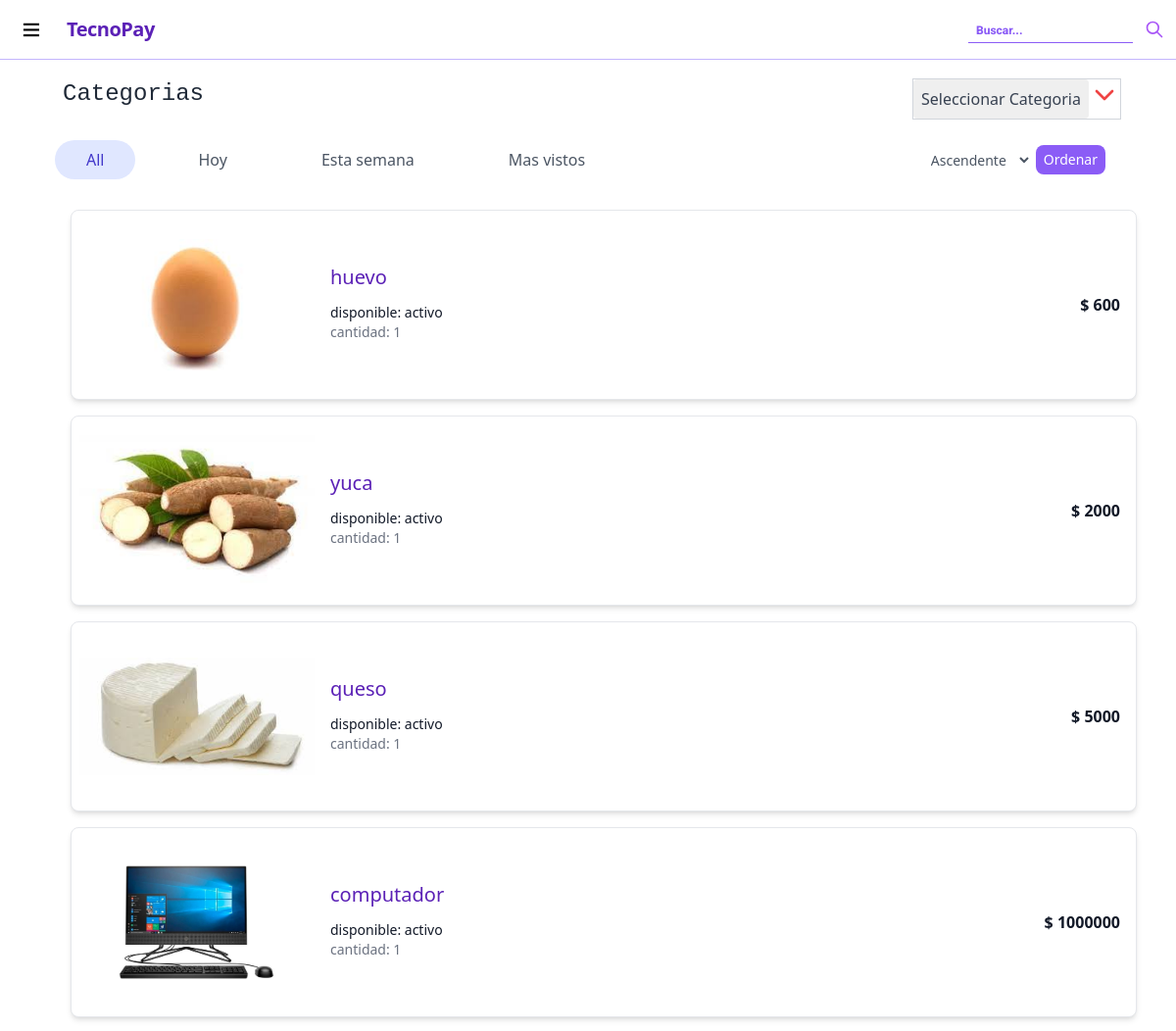
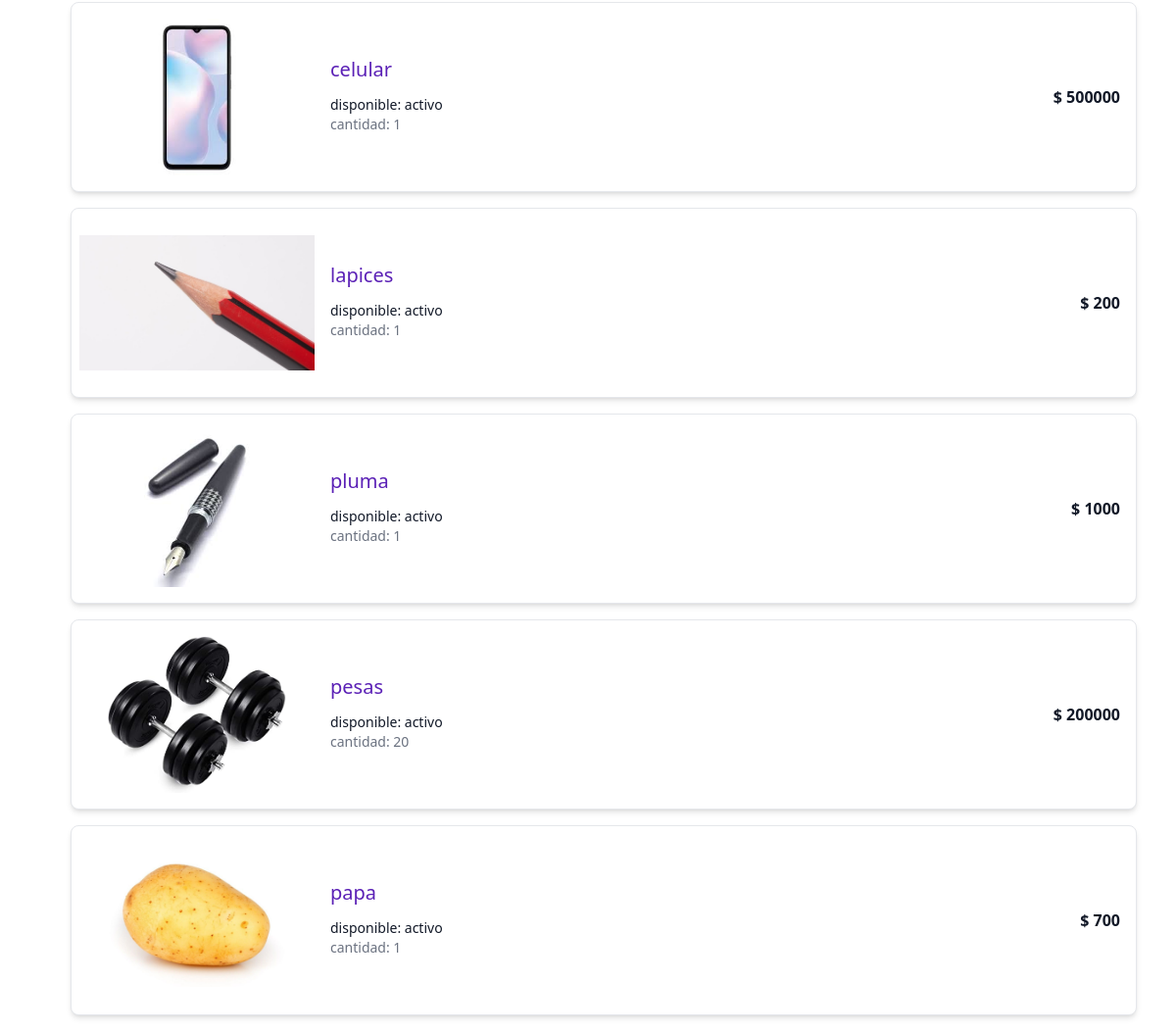
/categorys/, run on the app's committed database (2 pictures, top to bottom).
### products/models.py (models this page shows, shortened)
class InheritedData(models.Model):
    modified = models.DateTimeField(auto_now=True)
    created = models.DateTimeField(auto_now_add=True)
    class Meta:
        abstract = True

class Products(InheritedData):
    name=models.CharField(max_length=100)
    description=models.TextField()
    img=models.ImageField(null=True,blank=True)
    price=models.PositiveIntegerField()
    quantity=models.PositiveIntegerField(default=1)
    active=models.BooleanField(default=True)
    categorys=models.ManyToManyField(Category)

### products/views.py (the view, shortened to what this page needs)
# urls.py: path('categorys/',ListCategoryProducts.as_view(),name='category'),
class ListCategoryProducts(View):
    def get(self, request, *args, **kwargs):
        search = request.GET.get('search',None)
        print(search)
        if search == None:
            data_cate=request.GET.get('cate',None)
            ordering=request.GET.get('ordering',None)
            category= request.GET.get('c',None)
            if ordering == 'Asc':
                ordering='id'
            elif ordering == 'Des':
                ordering='-id'
            else:
                ordering='id'
            if category != "":
                if Category.objects.filter(id=category).exists() != True:
                    category=Category.objects.all()
            else:
                category=Category.objects.all()
            today = datetime.date.today()
            start_week = today - datetime.timedelta(today.weekday())
            end_week = start_week + datetime.timedelta(7)
            products_filter=Products.objects.all()
            if data_cate != (None or ""):
                if data_cate == 't':
                    products_filter=Products.objects.filter(created__day=today.day,created__month=today.month,categorys__in=category).order_by(ordering)
                elif data_cate == 's':
                    products_filter=Products.objects.filter(created__gte=start_week,created__lte=end_week,categorys__in=category).order_by(ordering)
            else:
                products_filter=Products.objects.filter(categorys__in=category).order_by(ordering)
            context={
                'products_list': products_filter,
                'categorys':Category.objects.all(),
            }
            return render(request,'category/list_category.html', context)

### templates/category/list_category.html (shortened to what this page needs)
{% extends "base/base.html" %}
{% load static %}
{% block content%}
<div class="sm:px-6 w-full">
                <div class="bg-white md:px-8 xl:px-20 pt-20 ">
                    <div class="px-2 pb-6 flex w-full justify-between relative">
                        <div class="flex items-center justify-between">
                            <p tabindex="0" class="focus:outline-none text-base sm:text-lg md:text-xl lg:text-2xl font-medium leading-normal text-gray-800 font-mono" >Categorias</p>
                        </div>
                        <div class="flex justify-center  border border-solid border-gray-300 absolute right-0 bg-white">
                            <div class="select-content" >
                                    <select id="category" class="form-select appearance-none
                                      block
                                      p-2
                                      text-base
                                      font-normal
                                      text-gray-700
                                      bg-clip-padding bg-no-repeat
                                      rounded
                                      transition
                                      ease-in-out
                                      focus:text-gray-700 focus:bg-white focus:border-blue-600 focus:outline-none" aria-label="Default select example">
                                        <option selected value="-1">Seleccionar Categoria</option>
                                    </select>
                            </div>
                            <svg class="h-8 w-8 text-red-500"  width="24" height="24" viewBox="0 0 24 24" stroke-width="2" stroke="currentColor" fill="none" stroke-linecap="round" stroke-linejoin="round">  <path stroke="none" d="M0 0h24v24H0z"/>  <polyline points="6 9 12 15 18 9" /></svg>
                          </div>
                    </div>
                    <div class="sm:flex items-center justify-between font-sans">
                        <div class="flex items-center">
                            <a class="rounded-full focus:outline-none focus:ring-2  focus:bg-indigo-50 focus:ring-indigo-800" href="?cate=">
                                <div class="py-2 px-8 bg-indigo-100 text-indigo-700 rounded-full ">
                                    <p >All</p>
                                </div>
                            </a>
                            <a class="rounded-full focus:outline-none focus:ring-2 focus:bg-indigo-50 focus:ring-indigo-800 ml-4 sm:ml-8" href="?cate=t&c={{request.GET.c}}">
                                <div class="py-2 px-8 text-gray-600 hover:text-indigo-700 hover:bg-indigo-100 rounded-full ">
                                    <p>Hoy</p>
                                </div>
                            </a>
                            <a class="rounded-full focus:outline-none focus:ring-2 focus:bg-indigo-50 focus:ring-indigo-800 ml-4 sm:ml-8" href="?cate=s&c={{request.GET.c}}">
                                <div class="py-2 px-8 text-gray-600 hover:text-indigo-700 hover:bg-indigo-100 rounded-full ">
                                    <p>Esta semana</p>
                                </div>
                            </a>
                            <a class="rounded-full focus:outline-none focus:ring-2 focus:bg-indigo-50 focus:ring-indigo-800 ml-4 sm:ml-8" href="?cate=v&c={{request.GET.c}}">
                                <div class="py-2 px-8 text-gray-600 hover:text-indigo-700 hover:bg-indigo-100 rounded-full ">
                                    <p>Mas vistos</p>
                                </div>
                            </a>
                        </div>
                        <div class="py-3 px-4 flex items-center text-sm font-medium leading-none text-gray-600 cursor-pointer rounded">
                            <select id="ordering" aria-label="select" class=" focus:text-indigo-600 focus:outline-none bg-transparent ml-1">
                                <option id="op_1" class="text-sm text-indigo-800" value="Asc">Ascendente</option>
                            </select>
                            <button id="btn" aria-label="select" class="bg-violet-500 p-2 ml-1 text-white rounded-lg">
                                Ordenar
                            </button>
                        </div>
                    </div>
                    <div class="mt-6">
                        {% for products in products_list %}
                        <div class=" bg-white rounded-lg border shadow-md m-4 dark:bg-gray-800 dark:border-gray-700 w-full">
                         <div class="flow-root">
                           <a href="{% url 'detail_products' products.id %}">
                              <ul role="list" class="divide-y divide-gray-200 dark:divide-gray-700">
                                  <li class="py-3 sm:py-4">
                                      <div class="flex items-center space-x-4">
                                          <div class="">
                                              <img class="w-60 h-40 object-contain ml-2" src="{{products.img.url}}" alt="Products">
                                          </div>
                                          <div class="flex-1 min-w-0">
                                            <h3 class="text-violet-800 pb-4 text-xl font-medium  leading-none dark:text-white">{{products.name}}</h3>
                                              <p class="text-sm font-medium text-gray-900 truncate dark:text-white">
                                                  disponible:
                                                  {% if products.active == True %}
                                                  activo
                                                  {% else %}
                                                  no disponible
                                                  {% endif %}
                                              </p>
                                              <p class="text-sm text-gray-500 truncate text-gray-400">
                                                  cantidad: <span>{{products.quantity}}</span>
                                              </p>
                                          </div>
                                          <div class="inline-flex items-center text-base font-semibold text-gray-900 dark:text-white p-4">
                                              $ {{products.price}}
                                          </div>
                                      </div>
                                  </li>
                              </ul>
                            </a>
                         </div>
                      </div>
                        {% empty %}
                        <li>no hay productos disponibles.</li>
                        {% endfor %}
                      </div>
                    </div>
</div>
{% endblock %}

### templates/base/base.html (shortened to what this page needs)
<!doctype html>
<html>
<head>
  <script src="https://cdn.tailwindcss.com"></script>
</head>
<body>
  <nav class="flex items-center justify-between  bg-white p-3 fixed w-full border-b border-violet-300">
    <div class="flex items-center flex-shrink-0 text-white mr-6">
      <button class="p-2" id="button">
        <svg
          xmlns="http://www.w3.org/2000/svg"
          viewBox="0 0 512 512"
          class="w-5 h-5 fill-current text-black font-extrabold"
        >
          <rect width="702" height="55" x="100" y="96"></rect>
          <rect width="702" height="55" x="100" y="240"></rect>
          <rect width="702" height="55" x="100" y="384"></rect>
        </svg>
      </button>
      <span class=" ml-5 font-semibold text-xl tracking-tight text-2xl text-violet-800	">TecnoPay</span>
    </div>
    <div class="flex buscador flex-row">
    <div class=" relative mr-3 md:mr-0 md:block border-b border-violet-500">
      <input id="email-adress-icon" class="appearance-none bg-transparent border-none w-full text-slate-700 mr-3 py-1 px-2 leading-tight focus:outline-none placeholder-violet-500 font-extrabold text-xs" type="text" placeholder="Buscar..." aria-label="buscar" style="font-family:Roboto">
    </div>
    <button class="text-violet-500 ml-3 font-semibold text-base" id="buscar">
      <svg class="h-5 w-5 text-purple-500"  width="24" height="24" viewBox="0 0 24 24" stroke-width="2" stroke="currentColor" fill="none" stroke-linecap="round" stroke-linejoin="round">  <path stroke="none" d="M0 0h24v24H0z"/>
         <circle cx="10" cy="10" r="7" />  <line x1="21" y1="21" x2="15" y2="15" /></svg>
    </button>
    </div>
  </nav>
    {% block content %}
    {% endblock %}
</body>
</html>

### templates/base/base.html (style rules this page uses)
body { box-sizing: border-box; padding: 0; margin: 0; position: relative; }

### data on the page
Products: img (picture), name "huevo", active "activo", quantity "1", price "600"
Products: img (picture), name "yuca", active "activo", quantity "1", price "2000"
Products: img (picture), name "queso", active "activo", quantity "1", price "5000"
Products: img (picture), name "computador", active "activo", quantity "1", price "1000000"
Products: img (picture), name "celular", active "activo", quantity "1", price "500000"
Products: img (picture), name "lapices", active "activo", quantity "1", price "200"
Products: img (picture), name "pluma", active "activo", quantity "1", price "1000"
Products: img (picture), name "pesas", active "activo", quantity "20", price "200000"
Products: img (picture), name "papa", active "activo", quantity "1", price "700"
